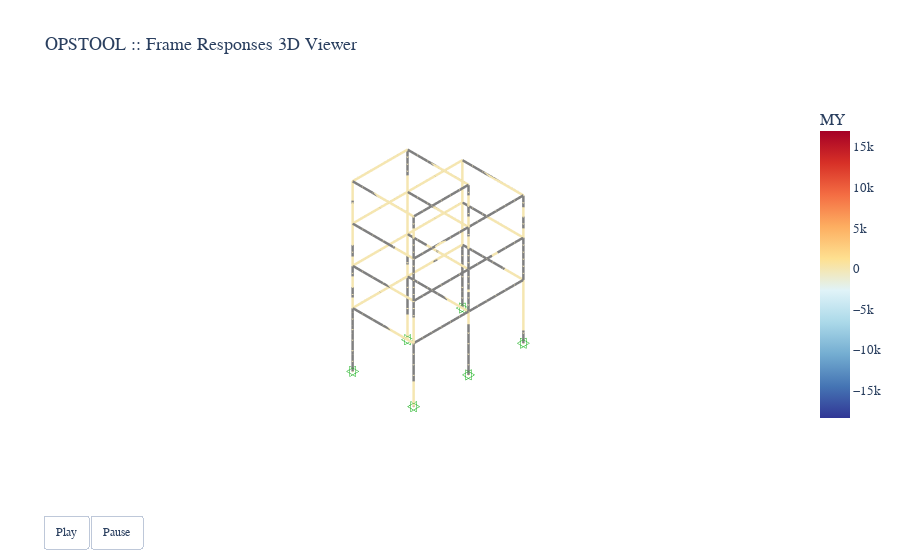

Write notebook code for a chart like this one.
### Code cell
opsvis.set_plot_props(point_size=0.0)

fig = opsvis.plot_frame_responses_animation(
    odb_tag=1,
    framerate=2,  # frames per second
    resp_type="sectionForces",
    resp_dof="My",
    unit_symbol="kN·m",
    unit_factor=1e-3,
    scale=2.0,
    show_values=False,  # hover to show values
    line_width=5,
    show_bc=True,
    bc_scale=2,
    style="wireframe",
)
fig.show()
fig.write_html("images/frame_resp_animation_plotly.html", full_html=False, include_plotlyjs="cdn")

### Figure 1 — Plotly figure (JSON) as saved in the notebook; plotly's stock layout.template omitted (floating-point values rounded to 4 significant figures; data arrays with more than 128 entries replaced by an {"elided": "..."} marker saying what was removed)
{"data": [{"connectgaps": false, "hoverinfo": "skip", "line": {"cmax": 16940.0, "cmin": -18400.0, "color": {"elided": "1692 int values"}, "coloraxis": "coloraxis", "width": 5}, "mode": "lines", "type": "scatter3d", "x": {"elided": "1692 int values"}, "y": {"elided": "1692 float values"}, "z": {"elided": "1692 int values"}}, {"connectgaps": false, "hoverinfo": "skip", "line": {"color": "gray", "width": 5}, "mode": "lines", "name": "Frame", "type": "scatter3d", "x": {"elided": "141 int values"}, "y": {"elided": "141 int values"}, "z": {"elided": "141 int values"}}, {"connectgaps": false, "hoverinfo": "skip", "line": {"color": "#15b01a", "width": 1}, "mode": "lines", "name": "BC", "type": "scatter3d", "x": [4500, 4500, 4500, 4500, 4500, null, 4253.0, 4747.0, 4747.0, 4253.0, 4253.0, null, 4253.0, 4747.0, 4747.0, 4253.0, 4253.0, null, 4500, 4500, 4500, 4500, 4500, null, 4253.0, 4747.0, 4747.0, 4253.0, 4253.0, null, 4253.0, 4747.0, 4747.0, 4253.0, 4253.0, null, 0, 0, 0, 0, 0, null, -246.7, 246.7, 246.7, -246.7, -246.7, null, -246.7, 246.7, 246.7, -246.7, -246.7, null, 0, 0, 0, 0, 0, null, -246.7, 246.7, 246.7, -246.7, -246.7, null, -246.7, 246.7, 246.7, -246.7, -246.7, null, 9000, 9000, 9000, 9000, 9000, null, 8753.0, 9247.0, 9247.0, 8753.0, 8753.0, null, 8753.0, 9247.0, 9247.0, 8753.0, 8753.0, null, 9000, 9000, 9000, 9000, 9000, null, 8753.0, 9247.0, 9247.0, 8753.0, 8753.0, null, 8753.0, 9247.0, 9247.0, 8753.0, 8753.0, null], "y": [-246.7, 246.7, 246.7, -246.7, -246.7, null, 0, 0, 0, 0, 0, null, -246.7, -246.7, 246.7, 246.7, -246.7, null, 4753.0, 5247.0, 5247.0, 4753.0, 4753.0, null, 5000, 5000, 5000, 5000, 5000, null, 4753.0, 4753.0, 5247.0, 5247.0, 4753.0, null, -246.7, 246.7, 246.7, -246.7, -246.7, null, 0, 0, 0, 0, 0, null, -246.7, -246.7, 246.7, 246.7, -246.7, null, 4753.0, 5247.0, 5247.0, 4753.0, 4753.0, null, 5000, 5000, 5000, 5000, 5000, null, 4753.0, 4753.0, 5247.0, 5247.0, 4753.0, null, -246.7, 246.7, 246.7, -246.7, -246.7, null, 0, 0, 0, 0, 0, null, -246.7, -246.7, 246.7, 246.7, -246.7, null, 4753.0, 5247.0, 5247.0, 4753.0, 4753.0, null, 5000, 5000, 5000, 5000, 5000, null, 4753.0, 4753.0, 5247.0, 5247.0, 4753.0, null], "z": [-246.7, -246.7, 246.7, 246.7, -246.7, null, -246.7, -246.7, 246.7, 246.7, -246.7, null, 0, 0, 0, 0, 0, null, -246.7, -246.7, 246.7, 246.7, -246.7, null, -246.7, -246.7, 246.7, 246.7, -246.7, null, 0, 0, 0, 0, 0, null, -246.7, -246.7, 246.7, 246.7, -246.7, null, -246.7, -246.7, 246.7, 246.7, -246.7, null, 0, 0, 0, 0, 0, null, -246.7, -246.7, 246.7, 246.7, -246.7, null, -246.7, -246.7, 246.7, 246.7, -246.7, null, 0, 0, 0, 0, 0, null, -246.7, -246.7, 246.7, 246.7, -246.7, null, -246.7, -246.7, 246.7, 246.7, -246.7, null, 0, 0, 0, 0, 0, null, -246.7, -246.7, 246.7, 246.7, -246.7, null, -246.7, -246.7, 246.7, 246.7, -246.7, null, 0, 0, 0, 0, 0, null]}], "layout": {"autosize": true, "coloraxis": {"cmax": 16940.0, "cmin": -18400.0, "colorbar": {"tickfont": {"size": 13}, "title": {"text": "MY"}}, "colorscale": [[0, "rgb(49,54,149)"], [0.1111, "rgb(69,117,180)"], [0.2222, "rgb(116,173,209)"], [0.3333, "rgb(171,217,233)"], [0.4444, "rgb(224,243,248)"], [0.5556, "rgb(254,224,144)"], [0.6667, "rgb(253,174,97)"], [0.7778, "rgb(244,109,67)"], [0.8889, "rgb(215,48,39)"], [1, "rgb(165,0,38)"]], "showscale": true}, "font": {"family": "Arial, sans-serif"}, "scene": {"aspectmode": "data", "aspectratio": {"x": 1, "y": 1, "z": 1}, "camera": {"eye": {"x": -3.5, "y": -3.5, "z": 3.5}, "projection": {"type": "orthographic"}}, "xaxis": {"showgrid": false, "visible": false, "zeroline": false}, "yaxis": {"showgrid": false, "visible": false, "zeroline": false}, "zaxis": {"showgrid": false, "visible": false, "zeroline": false}}, "showlegend": false, "title": {"font": {"size": 18}, "text": "OPSTOOL :: Frame Responses 3D Viewer</span></b><br><br>"}, "updatemenus": [{"buttons": [{"args": [null, {"frame": {"duration": 500}, "fromcurrent": true, "mode": "immediate", "transition": {"duration": 500, "easing": "linear"}}], "label": "Play", "method": "animate"}, {"args": [[null], {"frame": {"duration": 0}, "fromcurrent": true, "mode": "immediate", "transition": {"duration": 0, "easing": "linear"}}], "label": "Pause", "method": "animate"}], "direction": "left", "pad": {"r": 10, "t": 87}, "showactive": false, "type": "buttons", "x": 0.1, "xanchor": "right", "y": 0, "yanchor": "top"}]}}
